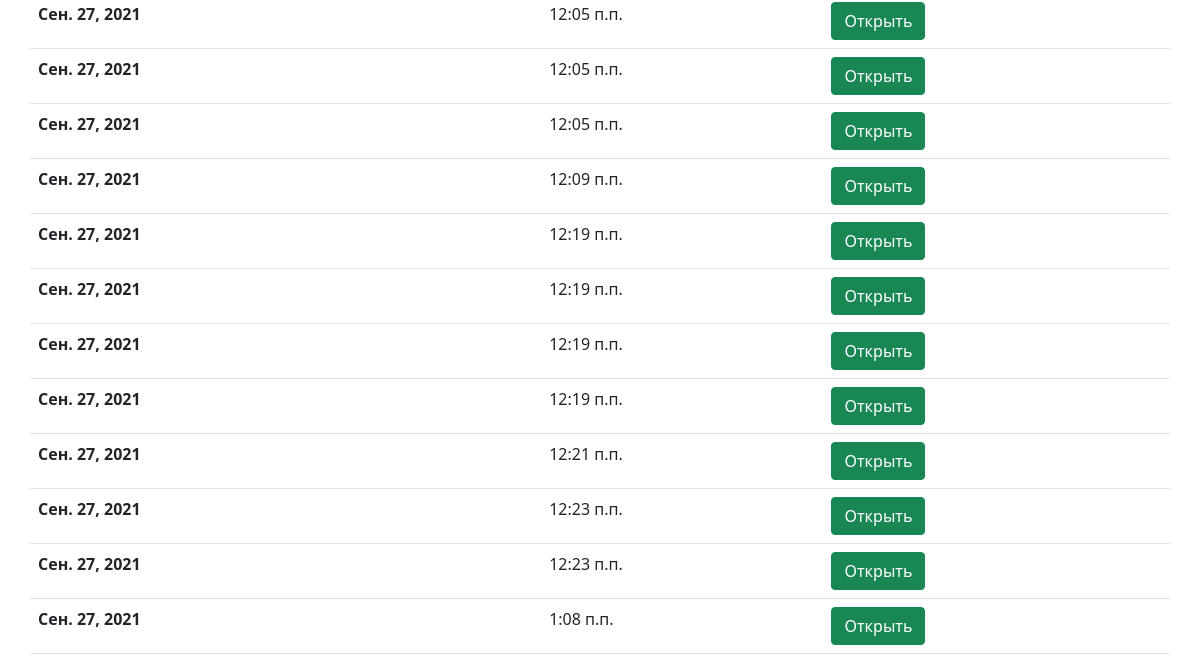
Page /meeting/meetingList (lower part) on the earlier database version.
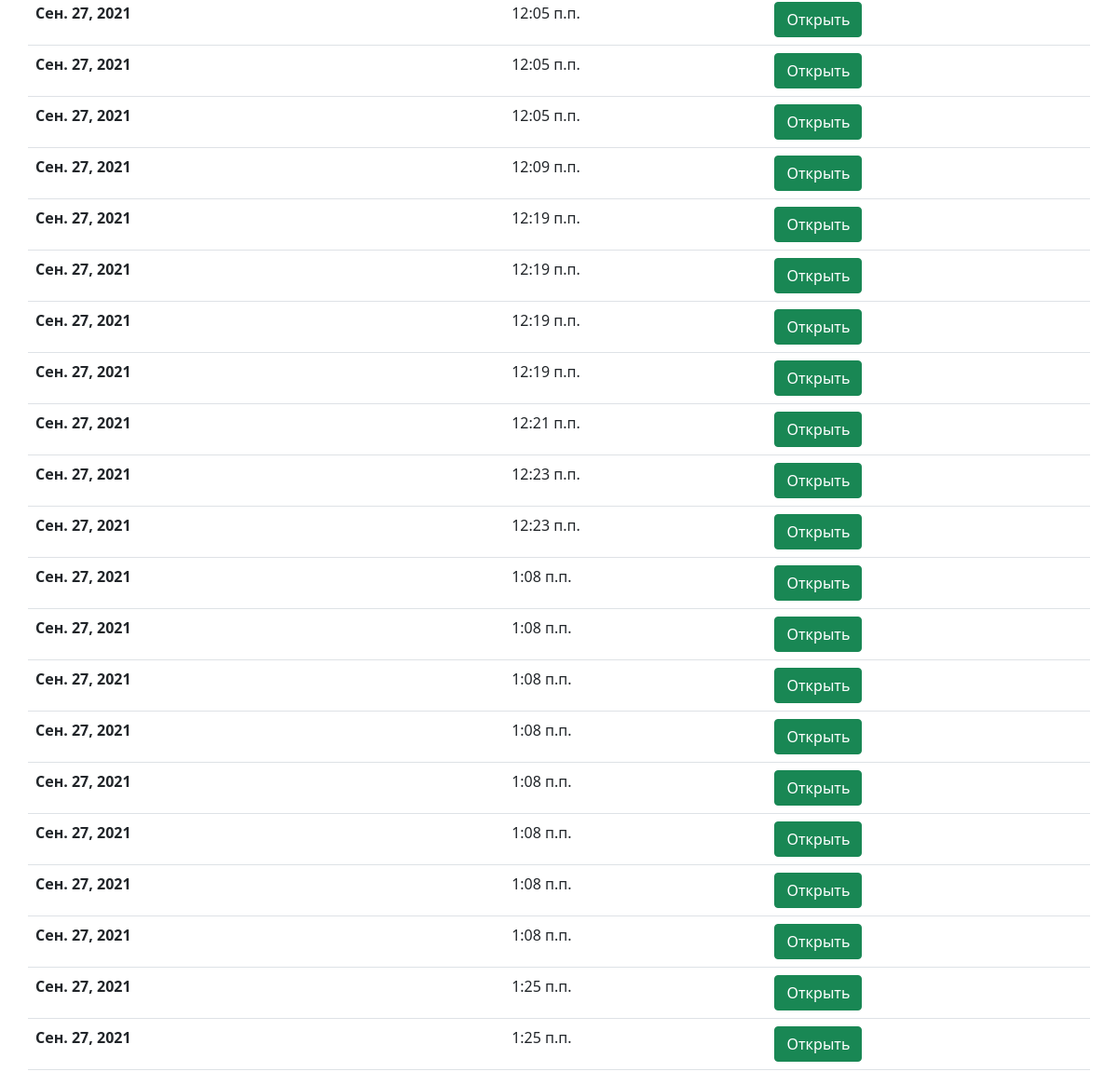
Same page on the later database version.
### meetingManager/models.py (models this page shows)
class Meeting(models.Model):
	date = models.DateField("Дата заседания", auto_now_add=True, null=True, blank=True)
	time = models.TimeField("Время заседания")
	subpoena = models.CharField("Повестка", max_length=1000)

### meetingManager/views.py (the view)
# urls.py: path("meetingList", views.MeetingList.as_view(), name="meetingList"),
class MeetingList(Meeting):
	def get(self, request):
		meetingList = Meeting.getMeetingList()
		return render(request, "meetingList.html", {
			"meetingList": meetingList,
		})

### meetingManager/views.py (called while the page is built)
	def getMeetingList():
		return MeetingModel.objects.all()

### meetingManager/templates/meetingList.html (shortened to what this page needs)
{% extends "base.html" %}
{% block content %}
<table class="table">
  <tbody>
    {% for meeting in meetingList %}
      <tr>
        <th scope="row">{{ meeting.date }}</th>
        <td>{{ meeting.time }}</td>
        <td><a class="btn btn-success" href="../media/{{ meeting.subpoena }}" target="_blank">Открыть</a></td>
        </tr>
    {% endfor %}
  </tbody>
</table>
{% endblock %}

### templates/base.html (shortened to what this page needs)
{% load static %}
<!DOCTYPE html>
<html lang="ru">
<head>
    <link rel="stylesheet" href="https://stackpath.bootstrapcdn.com/bootstrap/4.1.3/css/bootstrap.min.css">
    <link rel="stylesheet" href="https://cdn.jsdelivr.net/npm/bootstrap@5.0.1/dist/css/bootstrap.min.css">
    <link rel="stylesheet" href="https://cdn.jsdelivr.net/npm/bootstrap-icons@1.5.0/font/bootstrap-icons.min.css">
    <link rel="stylesheet" href="https://cdnjs.cloudflare.com/ajax/libs/font-awesome/5.13.0/css/all.min.css" />
    <link href="https://cdn.jsdelivr.net/gh/kartik-v/bootstrap-fileinput@5.2.3/css/fileinput.min.css" media="all" rel="stylesheet" type="text/css" />
    <link rel="stylesheet" href="https://code.jquery.com/ui/1.12.1/themes/base/jquery-ui.css" />
    <link rel="stylesheet" type="text/css" href="{% static 'css/style.css' %}">
    <link rel="stylesheet" href="//code.jquery.com/ui/1.12.1/themes/base/jquery-ui.css">
</head>
<body>
    {% block nav %}
        {% include 'inc/_nav.html' %}
    {% endblock %}
<div class="container">
    <div class="row ">
        {% block content %}
        {% endblock %}
    </div>
</div>
</body>
</html>

### templates/inc/_nav.html (shortened to what this page needs)
{% load static %}
<br>

### templates/inc/_menu.html (shortened to what this page needs)
{% load static %}

Differences in the rows shown:
added Meeting: date "Сен. 27, 2021", time "1:08 п.п."
added Meeting: date "Сен. 27, 2021", time "1:08 п.п."
added Meeting: date "Сен. 27, 2021", time "1:08 п.п."
added Meeting: date "Сен. 27, 2021", time "1:08 п.п."
added Meeting: date "Сен. 27, 2021", time "1:08 п.п."
added Meeting: date "Сен. 27, 2021", time "1:08 п.п."
added Meeting: date "Сен. 27, 2021", time "1:08 п.п."
added Meeting: date "Сен. 27, 2021", time "1:25 п.п."
added Meeting: date "Сен. 27, 2021", time "1:25 п.п."
